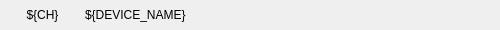
<?xml version="1.0" encoding="UTF-8"?>
<ui version="4.0">
 <class>Form</class>
 <widget class="QWidget" name="Form">
  <property name="geometry">
   <rect>
    <x>0</x>
    <y>0</y>
    <width>500</width>
    <height>30</height>
   </rect>
  </property>
  <property name="minimumSize">
   <size>
    <width>0</width>
    <height>30</height>
   </size>
  </property>
  <property name="windowTitle">
   <string>Form</string>
  </property>
  <layout class="QHBoxLayout" name="horizontalLayout">
   <property name="spacing">
    <number>5</number>
   </property>
   <property name="leftMargin">
    <number>5</number>
   </property>
   <property name="topMargin">
    <number>1</number>
   </property>
   <property name="rightMargin">
    <number>5</number>
   </property>
   <property name="bottomMargin">
    <number>1</number>
   </property>
   <item>
    <widget class="QLabel" name="label">
     <property name="minimumSize">
      <size>
       <width>75</width>
       <height>0</height>
      </size>
     </property>
     <property name="maximumSize">
      <size>
       <width>75</width>
       <height>16777215</height>
      </size>
     </property>
     <property name="text">
      <string>${CH}</string>
     </property>
     <property name="alignment">
      <set>Qt::AlignCenter</set>
     </property>
    </widget>
   </item>
   <item>
    <widget class="QLabel" name="label_2">
     <property name="minimumSize">
      <size>
       <width>225</width>
       <height>0</height>
      </size>
     </property>
     <property name="text">
      <string>${DEVICE_NAME}</string>
     </property>
     <property name="alignment">
      <set>Qt::AlignLeading|Qt::AlignLeft|Qt::AlignVCenter</set>
     </property>
    </widget>
   </item>
   <item>
    <spacer name="horizontalSpacer">
     <property name="orientation">
      <enum>Qt::Horizontal</enum>
     </property>
     <property name="sizeHint" stdset="0">
      <size>
       <width>40</width>
       <height>20</height>
      </size>
     </property>
    </spacer>
   </item>
  </layout>
 </widget>
 <resources/>
 <connections/>
</ui>
